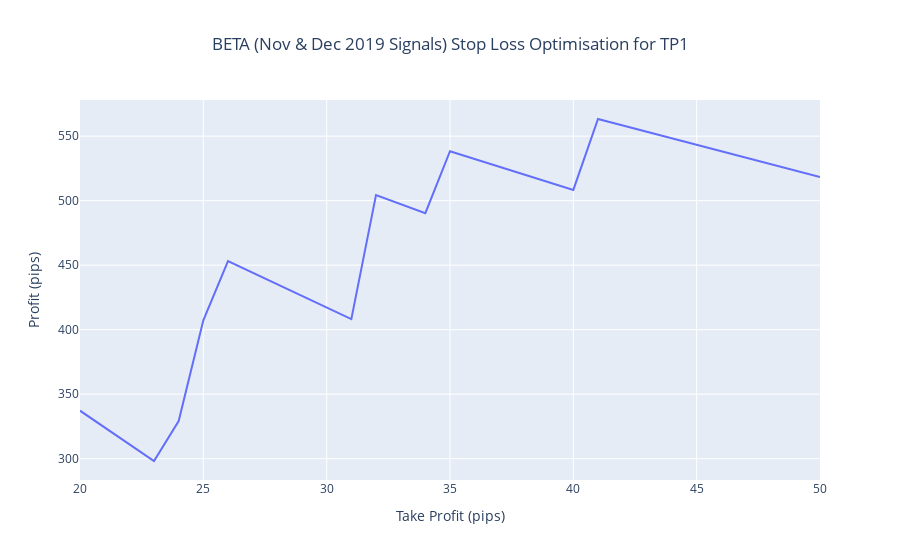

Notebook code cell kept with this figure:
### Code cell
# TP1 Stop Loss analysis
signals = load_beta_trades("./beta/BETA.csv")
stops = range(20, 51, 1)
profits = []

for stop in stops:
    total_profit = 0.0
    wins = 0
    losses = 0
    for signal in signals["TP1"]:
        signal.set_stop_loss_pips(stop)
        df = load_ticker(signal.ticker)
        profit = analyse_signal(df, signal) * pip_factor(signal.ticker)
        if profit > 0:
            wins += 1
        else:
            losses += 1
        total_profit += profit
        #print(signal, profit)
    profits.append(total_profit)
    print(stop, total_profit, wins, losses)
    
fig = go.Figure(data=go.Scatter(x=list(stops), y=profits))
fig.update_layout(
    title="BETA (Nov & Dec 2019 Signals) Stop Loss Optimisation for TP1",
    xaxis_title="Take Profit (pips)",
    yaxis_title="Profit (pips)",
    title_x=0.5
)
fig.show()

### Figure 1 — Plotly figure (JSON) as saved in the notebook; plotly's stock layout.template omitted (floating-point values rounded to 4 significant figures)
{"data": [{"type": "scatter", "x": [20, 21, 22, 23, 24, 25, 26, 27, 28, 29, 30, 31, 32, 33, 34, 35, 36, 37, 38, 39, 40, 41, 42, 43, 44, 45, 46, 47, 48, 49, 50], "y": [337.2, 324.2, 311.2, 298.2, 329.2, 407.2, 453.2, 444.2, 435.2, 426.2, 417.2, 408.2, 504.3, 497.3, 490.3, 538.3, 532.3, 526.3, 520.3, 514.3, 508.3, 563.3, 558.3, 553.3, 548.3, 543.3, 538.3, 533.3, 528.3, 523.3, 518.3]}], "layout": {"title": {"text": "BETA (Nov & Dec 2019 Signals) Stop Loss Optimisation for TP1", "x": 0.5}, "xaxis": {"title": {"text": "Take Profit (pips)"}}, "yaxis": {"title": {"text": "Profit (pips)"}}}}
